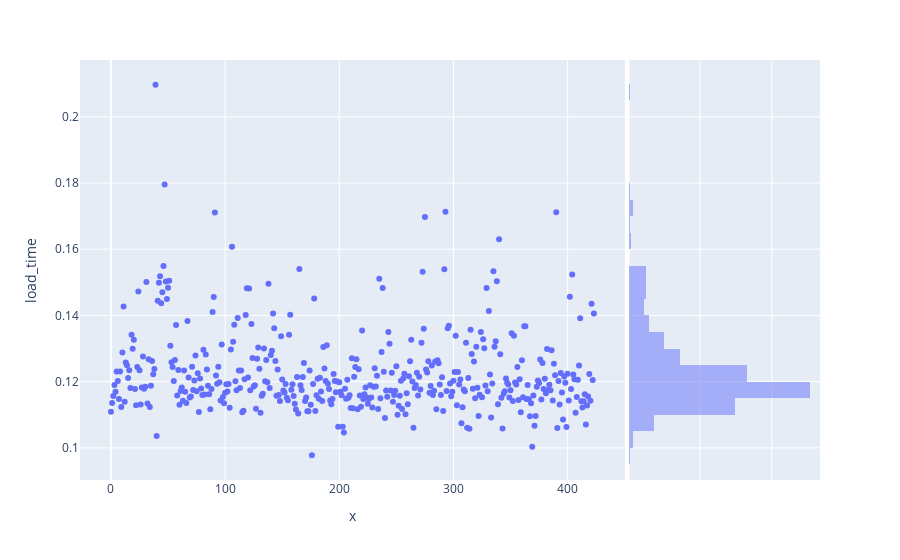
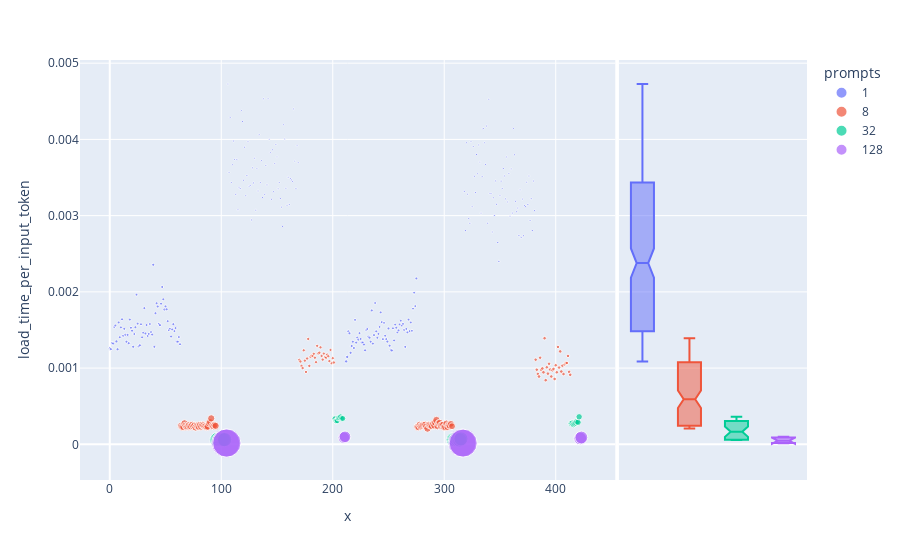
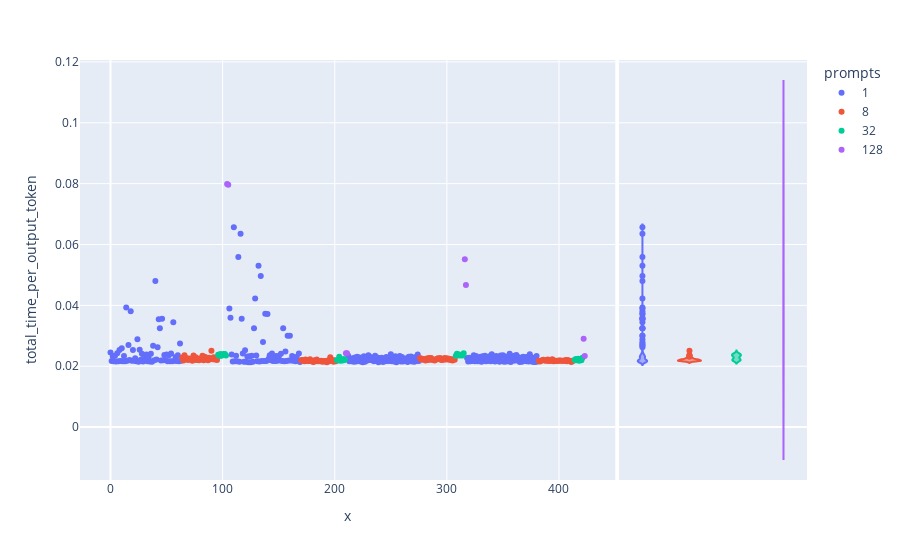
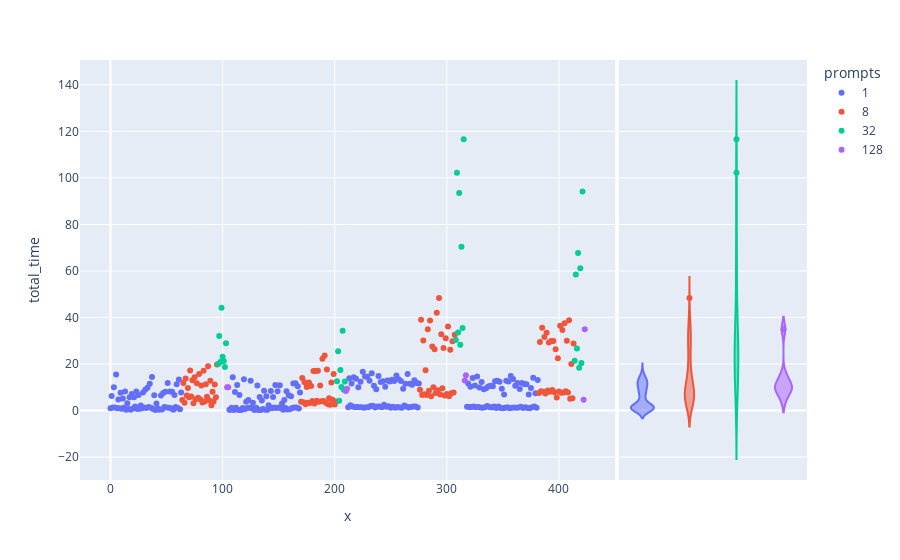

The notebook cell saved with these charts, in order:
### Markdown cell above
## Analyzing Batch Size effects
- on load time
- on total time

### Code cell
# remove color from the fig below and run again
fig = px.scatter(data_df, x= range(len(data_df)), y= "load_time", marginal_y="histogram")
fig.show()
fig = px.scatter(data_df, x= range(len(data_df)), y= "load_time_per_input_token", color="prompts", size="input_tokens", marginal_y="box")
fig.show()
fig = px.scatter(data_df, x= range(len(data_df)), y= "total_time_per_output_token", color = 'prompts', marginal_y="violin")
fig.show()
fig = px.scatter(data_df, x= range(len(data_df)), y= "total_time", color = 'prompts', marginal_y="violin")
fig.show()

### Figure 1 — Plotly figure (JSON) as saved in the notebook; plotly's stock layout.template omitted (floating-point values rounded to 4 significant figures; data arrays with more than 128 entries replaced by an {"elided": "..."} marker saying what was removed)
{"data": [{"hovertemplate": "x=%{x}<br>load_time=%{y}<extra></extra>", "legendgroup": "", "marker": {"color": "#636efa", "symbol": "circle"}, "mode": "markers", "name": "", "orientation": "v", "showlegend": false, "type": "scatter", "x": {"elided": "424 int values"}, "xaxis": "x", "y": {"elided": "424 float values"}, "yaxis": "y"}, {"bingroup": "y", "hovertemplate": "load_time=%{y}<br>count=%{x}<extra></extra>", "legendgroup": "", "marker": {"color": "#636efa"}, "name": "", "opacity": 0.5, "showlegend": false, "type": "histogram", "xaxis": "x2", "y": {"elided": "424 float values"}, "yaxis": "y2"}], "layout": {"barmode": "overlay", "legend": {"tracegroupgap": 0}, "margin": {"t": 60}, "xaxis": {"anchor": "y", "domain": [0, 0.7363], "title": {"text": "x"}}, "xaxis2": {"anchor": "y2", "domain": [0.7413, 1], "matches": "x2", "showgrid": true, "showline": false, "showticklabels": false, "ticks": ""}, "yaxis": {"anchor": "x", "domain": [0, 1], "title": {"text": "load_time"}}, "yaxis2": {"anchor": "x2", "domain": [0, 1], "matches": "y", "showgrid": true, "showticklabels": false}}}

### Figure 2 — Plotly figure (JSON) as saved in the notebook; plotly's stock layout.template omitted (floating-point values rounded to 4 significant figures; data arrays with more than 128 entries replaced by an {"elided": "..."} marker saying what was removed)
{"data": [{"hovertemplate": "prompts=1<br>x=%{x}<br>load_time_per_input_token=%{y}<br>input_tokens=%{marker.size}<extra></extra>", "legendgroup": "1", "marker": {"color": "#636efa", "size": {"elided": "256 int values"}, "sizemode": "area", "sizeref": 19.12, "symbol": "circle"}, "mode": "markers", "name": "1", "orientation": "v", "showlegend": true, "type": "scatter", "x": {"elided": "256 int values"}, "xaxis": "x", "y": {"elided": "256 float values"}, "yaxis": "y"}, {"alignmentgroup": "True", "hovertemplate": "prompts=1<br>load_time_per_input_token=%{y}<extra></extra>", "legendgroup": "1", "marker": {"color": "#636efa", "symbol": "circle"}, "name": "1", "notched": true, "offsetgroup": "1", "showlegend": false, "type": "box", "xaxis": "x2", "y": {"elided": "256 float values"}, "yaxis": "y2"}, {"hovertemplate": "prompts=8<br>x=%{x}<br>load_time_per_input_token=%{y}<br>input_tokens=%{marker.size}<extra></extra>", "legendgroup": "8", "marker": {"color": "#EF553B", "size": [507, 510, 499, 502, 499, 502, 493, 496, 507, 510, 499, 502, 499, 502, 493, 496, 507, 510, 499, 502, 499, 502, 493, 496, 507, 510, 499, 502, 499, 502, 493, 496, 103, 106, 108, 111, 100, 103, 103, 106, 105, 108, 101, 104, 99, 102, 103, 106, 101, 104, 100, 103, 103, 106, 96, 99, 101, 104, 104, 107, 97, 100, 106, 109, 536, 539, 493, 496, 486, 489, 450, 453, 536, 539, 493, 496, 486, 489, 450, 453, 536, 539, 493, 496, 486, 489, 450, 453, 536, 539, 493, 496, 486, 489, 450, 453, 117, 120, 129, 132, 114, 117, 126, 129, 123, 126, 119, 122, 116, 119, 122, 125, 121, 124, 118, 121, 114, 117, 125, 128, 117, 120, 110, 113, 117, 120, 120, 123], "sizemode": "area", "sizeref": 19.12, "symbol": "circle"}, "mode": "markers", "name": "8", "orientation": "v", "showlegend": true, "type": "scatter", "x": [64, 65, 66, 67, 68, 69, 70, 71, 72, 73, 74, 75, 76, 77, 78, 79, 80, 81, 82, 83, 84, 85, 86, 87, 88, 89, 90, 91, 92, 93, 94, 95, 170, 171, 172, 173, 174, 175, 176, 177, 178, 179, 180, 181, 182, 183, 184, 185, 186, 187, 188, 189, 190, 191, 192, 193, 194, 195, 196, 197, 198, 199, 200, 201, 276, 277, 278, 279, 280, 281, 282, 283, 284, 285, 286, 287, 288, 289, 290, 291, 292, 293, 294, 295, 296, 297, 298, 299, 300, 301, 302, 303, 304, 305, 306, 307, 382, 383, 384, 385, 386, 387, 388, 389, 390, 391, 392, 393, 394, 395, 396, 397, 398, 399, 400, 401, 402, 403, 404, 405, 406, 407, 408, 409, 410, 411, 412, 413], "xaxis": "x", "y": [0.0002433, 0.0002294, 0.0002275, 0.0002756, 0.0002431, 0.0002295, 0.0002343, 0.000251, 0.0002316, 0.000236, 0.0002563, 0.0002332, 0.0002455, 0.0002208, 0.0002453, 0.0002377, 0.0002288, 0.0002541, 0.0002326, 0.0002553, 0.0002478, 0.0002366, 0.0002356, 0.000225, 0.0002323, 0.0002765, 0.0002917, 0.0003408, 0.0002442, 0.0002378, 0.0002526, 0.0002416, 0.001108, 0.001087, 0.001028, 0.001, 0.001233, 0.001097, 0.0009492, 0.001126, 0.001382, 0.001029, 0.001147, 0.001162, 0.00116, 0.001188, 0.001136, 0.001077, 0.001292, 0.001192, 0.001202, 0.001272, 0.001159, 0.001111, 0.001191, 0.001143, 0.001136, 0.001176, 0.001156, 0.001091, 0.001238, 0.001064, 0.00113, 0.001073, 0.0002308, 0.0002278, 0.0002559, 0.0002352, 0.0002441, 0.0002554, 0.0002578, 0.0002588, 0.0002353, 0.0002072, 0.0002565, 0.0002532, 0.0002452, 0.0002371, 0.0002695, 0.0002454, 0.0002872, 0.0003178, 0.0002377, 0.0002745, 0.0002817, 0.0002443, 0.0002568, 0.0002582, 0.0002243, 0.0002281, 0.0002715, 0.0002275, 0.000253, 0.0002437, 0.0002682, 0.0002371, 0.00111, 0.0009787, 0.0009227, 0.0008894, 0.001136, 0.0009768, 0.0009952, 0.0009451, 0.001392, 0.0008411, 0.00101, 0.0009271, 0.001057, 0.0009809, 0.0008896, 0.0009724, 0.0009891, 0.0008572, 0.001037, 0.0009446, 0.001278, 0.001007, 0.001219, 0.0009545, 0.001032, 0.0009214, 0.001049, 0.001067, 0.001067, 0.00116, 0.0009509, 0.000912], "yaxis": "y"}, {"alignmentgroup": "True", "hovertemplate": "prompts=8<br>load_time_per_input_token=%{y}<extra></extra>", "legendgroup": "8", "marker": {"color": "#EF553B", "symbol": "circle"}, "name": "8", "notched": true, "offsetgroup": "8", "showlegend": false, "type": "box", "xaxis": "x2", "y": [0.0002433, 0.0002294, 0.0002275, 0.0002756, 0.0002431, 0.0002295, 0.0002343, 0.000251, 0.0002316, 0.000236, 0.0002563, 0.0002332, 0.0002455, 0.0002208, 0.0002453, 0.0002377, 0.0002288, 0.0002541, 0.0002326, 0.0002553, 0.0002478, 0.0002366, 0.0002356, 0.000225, 0.0002323, 0.0002765, 0.0002917, 0.0003408, 0.0002442, 0.0002378, 0.0002526, 0.0002416, 0.001108, 0.001087, 0.001028, 0.001, 0.001233, 0.001097, 0.0009492, 0.001126, 0.001382, 0.001029, 0.001147, 0.001162, 0.00116, 0.001188, 0.001136, 0.001077, 0.001292, 0.001192, 0.001202, 0.001272, 0.001159, 0.001111, 0.001191, 0.001143, 0.001136, 0.001176, 0.001156, 0.001091, 0.001238, 0.001064, 0.00113, 0.001073, 0.0002308, 0.0002278, 0.0002559, 0.0002352, 0.0002441, 0.0002554, 0.0002578, 0.0002588, 0.0002353, 0.0002072, 0.0002565, 0.0002532, 0.0002452, 0.0002371, 0.0002695, 0.0002454, 0.0002872, 0.0003178, 0.0002377, 0.0002745, 0.0002817, 0.0002443, 0.0002568, 0.0002582, 0.0002243, 0.0002281, 0.0002715, 0.0002275, 0.000253, 0.0002437, 0.0002682, 0.0002371, 0.00111, 0.0009787, 0.0009227, 0.0008894, 0.001136, 0.0009768, 0.0009952, 0.0009451, 0.001392, 0.0008411, 0.00101, 0.0009271, 0.001057, 0.0009809, 0.0008896, 0.0009724, 0.0009891, 0.0008572, 0.001037, 0.0009446, 0.001278, 0.001007, 0.001219, 0.0009545, 0.001032, 0.0009214, 0.001049, 0.001067, 0.001067, 0.00116, 0.0009509, 0.000912], "yaxis": "y2"}, {"hovertemplate": "prompts=32<br>x=%{x}<br>load_time_per_input_token=%{y}<br>input_tokens=%{marker.size}<extra></extra>", "legendgroup": "32", "marker": {"color": "#00cc96", "size": [1929, 1932, 1929, 1932, 1929, 1932, 1929, 1932, 345, 348, 339, 342, 331, 334, 339, 342, 1896, 1899, 1896, 1899, 1896, 1899, 1896, 1899, 417, 420, 411, 414, 409, 412, 395, 398], "sizemode": "area", "sizeref": 19.12, "symbol": "circle"}, "mode": "markers", "name": "32", "orientation": "v", "showlegend": true, "type": "scatter", "x": [96, 97, 98, 99, 100, 101, 102, 103, 202, 203, 204, 205, 206, 207, 208, 209, 308, 309, 310, 311, 312, 313, 314, 315, 414, 415, 416, 417, 418, 419, 420, 421], "xaxis": "x", "y": [5.924e-05, 6.794e-05, 5.979e-05, 5.873e-05, 6.045e-05, 6.17e-05, 6.065e-05, 6.176e-05, 0.0003359, 0.0003056, 0.0003086, 0.0003446, 0.000347, 0.0003609, 0.0003397, 0.0003388, 5.922e-05, 6.194e-05, 6.175e-05, 6.937e-05, 5.595e-05, 6.379e-05, 5.578e-05, 7.146e-05, 0.0002736, 0.0002767, 0.0002604, 0.0002724, 0.0002824, 0.0002969, 0.0002891, 0.0003606], "yaxis": "y"}, {"alignmentgroup": "True", "hovertemplate": "prompts=32<br>load_time_per_input_token=%{y}<extra></extra>", "legendgroup": "32", "marker": {"color": "#00cc96", "symbol": "circle"}, "name": "32", "notched": true, "offsetgroup": "32", "showlegend": false, "type": "box", "xaxis": "x2", "y": [5.924e-05, 6.794e-05, 5.979e-05, 5.873e-05, 6.045e-05, 6.17e-05, 6.065e-05, 6.176e-05, 0.0003359, 0.0003056, 0.0003086, 0.0003446, 0.000347, 0.0003609, 0.0003397, 0.0003388, 5.922e-05, 6.194e-05, 6.175e-05, 6.937e-05, 5.595e-05, 6.379e-05, 5.578e-05, 7.146e-05, 0.0002736, 0.0002767, 0.0002604, 0.0002724, 0.0002824, 0.0002969, 0.0002891, 0.0003606], "yaxis": "y2"}, {"hovertemplate": "prompts=128<br>x=%{x}<br>load_time_per_input_token=%{y}<br>input_tokens=%{marker.size}<extra></extra>", "legendgroup": "128", "marker": {"color": "#ab63fa", "size": [7647, 7650, 1285, 1288, 7515, 7518, 1563, 1566], "sizemode": "area", "sizeref": 19.12, "symbol": "circle"}, "mode": "markers", "name": "128", "orientation": "v", "showlegend": true, "type": "scatter", "x": [104, 105, 210, 211, 316, 317, 422, 423], "xaxis": "x", "y": [1.466e-05, 1.695e-05, 8.719e-05, 9.868e-05, 1.708e-05, 1.568e-05, 7.711e-05, 8.979e-05], "yaxis": "y"}, {"alignmentgroup": "True", "hovertemplate": "prompts=128<br>load_time_per_input_token=%{y}<extra></extra>", "legendgroup": "128", "marker": {"color": "#ab63fa", "symbol": "circle"}, "name": "128", "notched": true, "offsetgroup": "128", "showlegend": false, "type": "box", "xaxis": "x2", "y": [1.466e-05, 1.695e-05, 8.719e-05, 9.868e-05, 1.708e-05, 1.568e-05, 7.711e-05, 8.979e-05], "yaxis": "y2"}], "layout": {"legend": {"itemsizing": "constant", "title": {"text": "prompts"}, "tracegroupgap": 0}, "margin": {"t": 60}, "xaxis": {"anchor": "y", "domain": [0, 0.7363], "title": {"text": "x"}}, "xaxis2": {"anchor": "y2", "domain": [0.7413, 1], "matches": "x2", "showgrid": false, "showline": false, "showticklabels": false, "ticks": ""}, "yaxis": {"anchor": "x", "domain": [0, 1], "title": {"text": "load_time_per_input_token"}}, "yaxis2": {"anchor": "x2", "domain": [0, 1], "matches": "y", "showgrid": true, "showticklabels": false}}}

### Figure 3 — Plotly figure (JSON) as saved in the notebook; plotly's stock layout.template omitted (floating-point values rounded to 4 significant figures; data arrays with more than 128 entries replaced by an {"elided": "..."} marker saying what was removed)
{"data": [{"hovertemplate": "prompts=1<br>x=%{x}<br>total_time_per_output_token=%{y}<extra></extra>", "legendgroup": "1", "marker": {"color": "#636efa", "symbol": "circle"}, "mode": "markers", "name": "1", "orientation": "v", "showlegend": true, "type": "scatter", "x": {"elided": "256 int values"}, "xaxis": "x", "y": {"elided": "256 float values"}, "yaxis": "y"}, {"alignmentgroup": "True", "hovertemplate": "prompts=1<br>total_time_per_output_token=%{y}<extra></extra>", "legendgroup": "1", "marker": {"color": "#636efa", "symbol": "circle"}, "name": "1", "offsetgroup": "1", "scalegroup": "y", "showlegend": false, "type": "violin", "xaxis": "x2", "y": {"elided": "256 float values"}, "yaxis": "y2"}, {"hovertemplate": "prompts=8<br>x=%{x}<br>total_time_per_output_token=%{y}<extra></extra>", "legendgroup": "8", "marker": {"color": "#EF553B", "symbol": "circle"}, "mode": "markers", "name": "8", "orientation": "v", "showlegend": true, "type": "scatter", "x": [64, 65, 66, 67, 68, 69, 70, 71, 72, 73, 74, 75, 76, 77, 78, 79, 80, 81, 82, 83, 84, 85, 86, 87, 88, 89, 90, 91, 92, 93, 94, 95, 170, 171, 172, 173, 174, 175, 176, 177, 178, 179, 180, 181, 182, 183, 184, 185, 186, 187, 188, 189, 190, 191, 192, 193, 194, 195, 196, 197, 198, 199, 200, 201, 276, 277, 278, 279, 280, 281, 282, 283, 284, 285, 286, 287, 288, 289, 290, 291, 292, 293, 294, 295, 296, 297, 298, 299, 300, 301, 302, 303, 304, 305, 306, 307, 382, 383, 384, 385, 386, 387, 388, 389, 390, 391, 392, 393, 394, 395, 396, 397, 398, 399, 400, 401, 402, 403, 404, 405, 406, 407, 408, 409, 410, 411, 412, 413], "xaxis": "x", "y": [0.02288, 0.02185, 0.02357, 0.02229, 0.02259, 0.02205, 0.02256, 0.02218, 0.02248, 0.02177, 0.02351, 0.02214, 0.02292, 0.02201, 0.0225, 0.02194, 0.02259, 0.02229, 0.02343, 0.02195, 0.02314, 0.02218, 0.02279, 0.02194, 0.02281, 0.02228, 0.02508, 0.02229, 0.02295, 0.02224, 0.02252, 0.02203, 0.02199, 0.02206, 0.02188, 0.02165, 0.0222, 0.02172, 0.02174, 0.02174, 0.02227, 0.02169, 0.02156, 0.0214, 0.02197, 0.02161, 0.02221, 0.0216, 0.02171, 0.02162, 0.02182, 0.0215, 0.02176, 0.02154, 0.02169, 0.02134, 0.02188, 0.02165, 0.02298, 0.02172, 0.02201, 0.02149, 0.02194, 0.02168, 0.02271, 0.02223, 0.02243, 0.02217, 0.02229, 0.02192, 0.02252, 0.02209, 0.02268, 0.02216, 0.02268, 0.02211, 0.02217, 0.02185, 0.02232, 0.02221, 0.02259, 0.0224, 0.02269, 0.02202, 0.02224, 0.02209, 0.0227, 0.02225, 0.02266, 0.02223, 0.02243, 0.02207, 0.02228, 0.0219, 0.02229, 0.02212, 0.02176, 0.02156, 0.02184, 0.02198, 0.02216, 0.02189, 0.02192, 0.02184, 0.02218, 0.02173, 0.02183, 0.02177, 0.02228, 0.02166, 0.02191, 0.02172, 0.02183, 0.02175, 0.02185, 0.02187, 0.02184, 0.02183, 0.02182, 0.02182, 0.02209, 0.02163, 0.02204, 0.02175, 0.0216, 0.02141, 0.02184, 0.02184], "yaxis": "y"}, {"alignmentgroup": "True", "hovertemplate": "prompts=8<br>total_time_per_output_token=%{y}<extra></extra>", "legendgroup": "8", "marker": {"color": "#EF553B", "symbol": "circle"}, "name": "8", "offsetgroup": "8", "scalegroup": "y", "showlegend": false, "type": "violin", "xaxis": "x2", "y": [0.02288, 0.02185, 0.02357, 0.02229, 0.02259, 0.02205, 0.02256, 0.02218, 0.02248, 0.02177, 0.02351, 0.02214, 0.02292, 0.02201, 0.0225, 0.02194, 0.02259, 0.02229, 0.02343, 0.02195, 0.02314, 0.02218, 0.02279, 0.02194, 0.02281, 0.02228, 0.02508, 0.02229, 0.02295, 0.02224, 0.02252, 0.02203, 0.02199, 0.02206, 0.02188, 0.02165, 0.0222, 0.02172, 0.02174, 0.02174, 0.02227, 0.02169, 0.02156, 0.0214, 0.02197, 0.02161, 0.02221, 0.0216, 0.02171, 0.02162, 0.02182, 0.0215, 0.02176, 0.02154, 0.02169, 0.02134, 0.02188, 0.02165, 0.02298, 0.02172, 0.02201, 0.02149, 0.02194, 0.02168, 0.02271, 0.02223, 0.02243, 0.02217, 0.02229, 0.02192, 0.02252, 0.02209, 0.02268, 0.02216, 0.02268, 0.02211, 0.02217, 0.02185, 0.02232, 0.02221, 0.02259, 0.0224, 0.02269, 0.02202, 0.02224, 0.02209, 0.0227, 0.02225, 0.02266, 0.02223, 0.02243, 0.02207, 0.02228, 0.0219, 0.02229, 0.02212, 0.02176, 0.02156, 0.02184, 0.02198, 0.02216, 0.02189, 0.02192, 0.02184, 0.02218, 0.02173, 0.02183, 0.02177, 0.02228, 0.02166, 0.02191, 0.02172, 0.02183, 0.02175, 0.02185, 0.02187, 0.02184, 0.02183, 0.02182, 0.02182, 0.02209, 0.02163, 0.02204, 0.02175, 0.0216, 0.02141, 0.02184, 0.02184], "yaxis": "y2"}, {"hovertemplate": "prompts=32<br>x=%{x}<br>total_time_per_output_token=%{y}<extra></extra>", "legendgroup": "32", "marker": {"color": "#00cc96", "symbol": "circle"}, "mode": "markers", "name": "32", "orientation": "v", "showlegend": true, "type": "scatter", "x": [96, 97, 98, 99, 100, 101, 102, 103, 202, 203, 204, 205, 206, 207, 208, 209, 308, 309, 310, 311, 312, 313, 314, 315, 414, 415, 416, 417, 418, 419, 420, 421], "xaxis": "x", "y": [0.02381, 0.02339, 0.02402, 0.02348, 0.02374, 0.02406, 0.02401, 0.0235, 0.02193, 0.02193, 0.0231, 0.0218, 0.02215, 0.02192, 0.02234, 0.02203, 0.02346, 0.02407, 0.02355, 0.02389, 0.02353, 0.02367, 0.02351, 0.02429, 0.02201, 0.02235, 0.02194, 0.02244, 0.02182, 0.02228, 0.02195, 0.02278], "yaxis": "y"}, {"alignmentgroup": "True", "hovertemplate": "prompts=32<br>total_time_per_output_token=%{y}<extra></extra>", "legendgroup": "32", "marker": {"color": "#00cc96", "symbol": "circle"}, "name": "32", "offsetgroup": "32", "scalegroup": "y", "showlegend": false, "type": "violin", "xaxis": "x2", "y": [0.02381, 0.02339, 0.02402, 0.02348, 0.02374, 0.02406, 0.02401, 0.0235, 0.02193, 0.02193, 0.0231, 0.0218, 0.02215, 0.02192, 0.02234, 0.02203, 0.02346, 0.02407, 0.02355, 0.02389, 0.02353, 0.02367, 0.02351, 0.02429, 0.02201, 0.02235, 0.02194, 0.02244, 0.02182, 0.02228, 0.02195, 0.02278], "yaxis": "y2"}, {"hovertemplate": "prompts=128<br>x=%{x}<br>total_time_per_output_token=%{y}<extra></extra>", "legendgroup": "128", "marker": {"color": "#ab63fa", "symbol": "circle"}, "mode": "markers", "name": "128", "orientation": "v", "showlegend": true, "type": "scatter", "x": [104, 105, 210, 211, 316, 317, 422, 423], "xaxis": "x", "y": [0.07988, 0.07968, 0.02423, 0.02426, 0.05517, 0.04666, 0.02904, 0.02337], "yaxis": "y"}, {"alignmentgroup": "True", "hovertemplate": "prompts=128<br>total_time_per_output_token=%{y}<extra></extra>", "legendgroup": "128", "marker": {"color": "#ab63fa", "symbol": "circle"}, "name": "128", "offsetgroup": "128", "scalegroup": "y", "showlegend": false, "type": "violin", "xaxis": "x2", "y": [0.07988, 0.07968, 0.02423, 0.02426, 0.05517, 0.04666, 0.02904, 0.02337], "yaxis": "y2"}], "layout": {"legend": {"title": {"text": "prompts"}, "tracegroupgap": 0}, "margin": {"t": 60}, "xaxis": {"anchor": "y", "domain": [0, 0.7363], "title": {"text": "x"}}, "xaxis2": {"anchor": "y2", "domain": [0.7413, 1], "matches": "x2", "showgrid": false, "showline": false, "showticklabels": false, "ticks": ""}, "yaxis": {"anchor": "x", "domain": [0, 1], "title": {"text": "total_time_per_output_token"}}, "yaxis2": {"anchor": "x2", "domain": [0, 1], "matches": "y", "showgrid": true, "showticklabels": false}}}

### Figure 4 — Plotly figure (JSON) as saved in the notebook; plotly's stock layout.template omitted (floating-point values rounded to 4 significant figures; data arrays with more than 128 entries replaced by an {"elided": "..."} marker saying what was removed)
{"data": [{"hovertemplate": "prompts=1<br>x=%{x}<br>total_time=%{y}<extra></extra>", "legendgroup": "1", "marker": {"color": "#636efa", "symbol": "circle"}, "mode": "markers", "name": "1", "orientation": "v", "showlegend": true, "type": "scatter", "x": {"elided": "256 int values"}, "xaxis": "x", "y": {"elided": "256 float values"}, "yaxis": "y"}, {"alignmentgroup": "True", "hovertemplate": "prompts=1<br>total_time=%{y}<extra></extra>", "legendgroup": "1", "marker": {"color": "#636efa", "symbol": "circle"}, "name": "1", "offsetgroup": "1", "scalegroup": "y", "showlegend": false, "type": "violin", "xaxis": "x2", "y": {"elided": "256 float values"}, "yaxis": "y2"}, {"hovertemplate": "prompts=8<br>x=%{x}<br>total_time=%{y}<extra></extra>", "legendgroup": "8", "marker": {"color": "#EF553B", "symbol": "circle"}, "mode": "markers", "name": "8", "orientation": "v", "showlegend": true, "type": "scatter", "x": [64, 65, 66, 67, 68, 69, 70, 71, 72, 73, 74, 75, 76, 77, 78, 79, 80, 81, 82, 83, 84, 85, 86, 87, 88, 89, 90, 91, 92, 93, 94, 95, 170, 171, 172, 173, 174, 175, 176, 177, 178, 179, 180, 181, 182, 183, 184, 185, 186, 187, 188, 189, 190, 191, 192, 193, 194, 195, 196, 197, 198, 199, 200, 201, 276, 277, 278, 279, 280, 281, 282, 283, 284, 285, 286, 287, 288, 289, 290, 291, 292, 293, 294, 295, 296, 297, 298, 299, 300, 301, 302, 303, 304, 305, 306, 307, 382, 383, 384, 385, 386, 387, 388, 389, 390, 391, 392, 393, 394, 395, 396, 397, 398, 399, 400, 401, 402, 403, 404, 405, 406, 407, 408, 409, 410, 411, 412, 413], "xaxis": "x", "y": [4.484, 11.82, 3.324, 13.8, 6.483, 9.678, 5.707, 17.17, 6.07, 12.99, 3.174, 14.32, 4.882, 11.78, 5.467, 15.67, 4.878, 10.79, 3.468, 17.1, 3.887, 11.27, 5.903, 19.07, 4.471, 12.79, 2.282, 8.045, 3.924, 11.23, 5.742, 19.78, 3.739, 13.94, 3.522, 12.19, 2.708, 10.12, 3.37, 12.11, 3.296, 10.52, 4.075, 16.99, 3.054, 17.03, 4.22, 17.13, 3.799, 10.79, 3.949, 22.3, 4.069, 23.65, 3.319, 17.61, 2.734, 5.326, 2.505, 12.03, 4.621, 15.71, 2.611, 3.859, 8.948, 39.03, 6.662, 30.06, 6.976, 17.32, 6.666, 34.97, 8.46, 38.72, 6.191, 27.52, 9.975, 26.39, 7.589, 42.06, 8.744, 48.33, 6.899, 32.79, 9.561, 26.93, 6.424, 31.13, 7.071, 36.17, 6.169, 26.14, 7.443, 29.74, 7.736, 32.63, 7.574, 29.45, 8.319, 35.57, 8.111, 31.63, 7.322, 33.46, 8.627, 29.2, 8.098, 29.86, 8.799, 29.89, 7.822, 26.31, 5.609, 22.51, 8.15, 36.41, 7.668, 34.58, 7.723, 37.48, 8.284, 30.05, 7.736, 38.82, 5.055, 19.98, 5.241, 28.82], "yaxis": "y"}, {"alignmentgroup": "True", "hovertemplate": "prompts=8<br>total_time=%{y}<extra></extra>", "legendgroup": "8", "marker": {"color": "#EF553B", "symbol": "circle"}, "name": "8", "offsetgroup": "8", "scalegroup": "y", "showlegend": false, "type": "violin", "xaxis": "x2", "y": [4.484, 11.82, 3.324, 13.8, 6.483, 9.678, 5.707, 17.17, 6.07, 12.99, 3.174, 14.32, 4.882, 11.78, 5.467, 15.67, 4.878, 10.79, 3.468, 17.1, 3.887, 11.27, 5.903, 19.07, 4.471, 12.79, 2.282, 8.045, 3.924, 11.23, 5.742, 19.78, 3.739, 13.94, 3.522, 12.19, 2.708, 10.12, 3.37, 12.11, 3.296, 10.52, 4.075, 16.99, 3.054, 17.03, 4.22, 17.13, 3.799, 10.79, 3.949, 22.3, 4.069, 23.65, 3.319, 17.61, 2.734, 5.326, 2.505, 12.03, 4.621, 15.71, 2.611, 3.859, 8.948, 39.03, 6.662, 30.06, 6.976, 17.32, 6.666, 34.97, 8.46, 38.72, 6.191, 27.52, 9.975, 26.39, 7.589, 42.06, 8.744, 48.33, 6.899, 32.79, 9.561, 26.93, 6.424, 31.13, 7.071, 36.17, 6.169, 26.14, 7.443, 29.74, 7.736, 32.63, 7.574, 29.45, 8.319, 35.57, 8.111, 31.63, 7.322, 33.46, 8.627, 29.2, 8.098, 29.86, 8.799, 29.89, 7.822, 26.31, 5.609, 22.51, 8.15, 36.41, 7.668, 34.58, 7.723, 37.48, 8.284, 30.05, 7.736, 38.82, 5.055, 19.98, 5.241, 28.82], "yaxis": "y2"}, {"hovertemplate": "prompts=32<br>x=%{x}<br>total_time=%{y}<extra></extra>", "legendgroup": "32", "marker": {"color": "#00cc96", "symbol": "circle"}, "mode": "markers", "name": "32", "orientation": "v", "showlegend": true, "type": "scatter", "x": [96, 97, 98, 99, 100, 101, 102, 103, 202, 203, 204, 205, 206, 207, 208, 209, 308, 309, 310, 311, 312, 313, 314, 315, 414, 415, 416, 417, 418, 419, 420, 421], "xaxis": "x", "y": [20.05, 32.09, 20.89, 44.17, 23.08, 21.34, 18.76, 28.88, 12.55, 25.5, 4.228, 17.44, 10.1, 34.35, 8.958, 12.49, 30.33, 102.2, 33.52, 93.54, 28.23, 70.42, 35.53, 116.6, 21.38, 58.47, 26.63, 67.78, 18.35, 61.17, 20.48, 94.12], "yaxis": "y"}, {"alignmentgroup": "True", "hovertemplate": "prompts=32<br>total_time=%{y}<extra></extra>", "legendgroup": "32", "marker": {"color": "#00cc96", "symbol": "circle"}, "name": "32", "offsetgroup": "32", "scalegroup": "y", "showlegend": false, "type": "violin", "xaxis": "x2", "y": [20.05, 32.09, 20.89, 44.17, 23.08, 21.34, 18.76, 28.88, 12.55, 25.5, 4.228, 17.44, 10.1, 34.35, 8.958, 12.49, 30.33, 102.2, 33.52, 93.54, 28.23, 70.42, 35.53, 116.6, 21.38, 58.47, 26.63, 67.78, 18.35, 61.17, 20.48, 94.12], "yaxis": "y2"}, {"hovertemplate": "prompts=128<br>x=%{x}<br>total_time=%{y}<extra></extra>", "legendgroup": "128", "marker": {"color": "#ab63fa", "symbol": "circle"}, "mode": "markers", "name": "128", "orientation": "v", "showlegend": true, "type": "scatter", "x": [104, 105, 210, 211, 316, 317, 422, 423], "xaxis": "x", "y": [9.985, 10.04, 8.408, 9.413, 12.91, 15.21, 4.646, 34.97], "yaxis": "y"}, {"alignmentgroup": "True", "hovertemplate": "prompts=128<br>total_time=%{y}<extra></extra>", "legendgroup": "128", "marker": {"color": "#ab63fa", "symbol": "circle"}, "name": "128", "offsetgroup": "128", "scalegroup": "y", "showlegend": false, "type": "violin", "xaxis": "x2", "y": [9.985, 10.04, 8.408, 9.413, 12.91, 15.21, 4.646, 34.97], "yaxis": "y2"}], "layout": {"legend": {"title": {"text": "prompts"}, "tracegroupgap": 0}, "margin": {"t": 60}, "xaxis": {"anchor": "y", "domain": [0, 0.7363], "title": {"text": "x"}}, "xaxis2": {"anchor": "y2", "domain": [0.7413, 1], "matches": "x2", "showgrid": false, "showline": false, "showticklabels": false, "ticks": ""}, "yaxis": {"anchor": "x", "domain": [0, 1], "title": {"text": "total_time"}}, "yaxis2": {"anchor": "x2", "domain": [0, 1], "matches": "y", "showgrid": true, "showticklabels": false}}}
